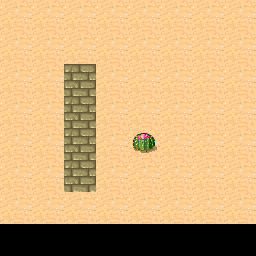

Below is a game level as drawn by its tile map, then a one-line description and the .tmx that defines it (tile-layer data replaced by summaries):
An orthogonal 8x8 tile map with 32x32 px tiles, 1 tile layer (ground).

<map version="1.0" orientation="orthogonal" width="8" height="8" tilewidth="32" tileheight="32">
 <tileset firstgid="1" name="map_desert" tilewidth="32" tileheight="32" spacing="1" margin="1">
  <image source="map_desert.png" width="265" height="199" />
  <tile id="9">
   <properties>
    <property name="isWall" value="1" />
   </properties>
  </tile>
  <tile id="30">
   <properties>
    <property name="isFlower" value="1" />
   </properties>
  </tile>
 </tileset>
 <layer name="ground" width="8" height="8">
  <data>[64 cells, 56 non-empty, 3 distinct tile ids]</data>
 </layer>
</map>
